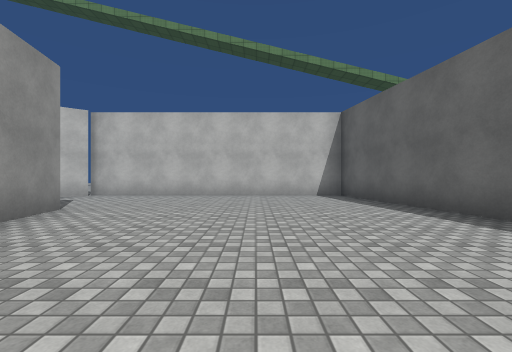
view 1 (above)

12 first-person views from a walk through a scene from a Unity 3-D project. The camera is 1.2 m above the floor, looks level and sees 90° across. The floor is counted in squares, 2 m on a side. Each view is taken from the middle of a square. On the plan, view 1 faces up. The plan holds only what a view shows up to about 9 squares ahead; the rest is blank. The place goes on beyond the plan. The player is left out. Surface patterns are stand-ins for the level's own textures.

view 2
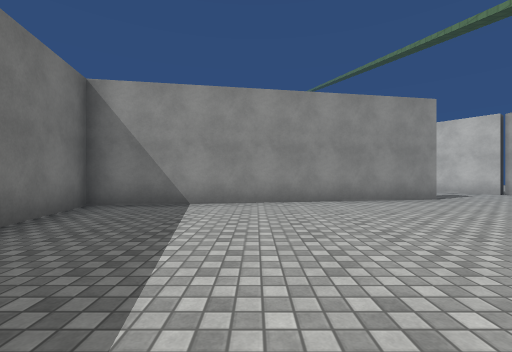

view 3
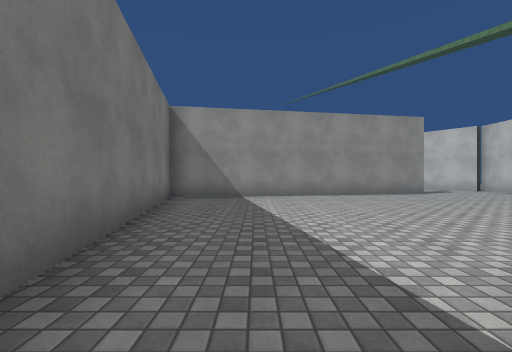

view 4
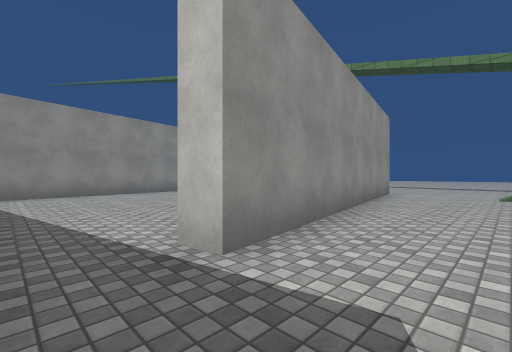

view 5
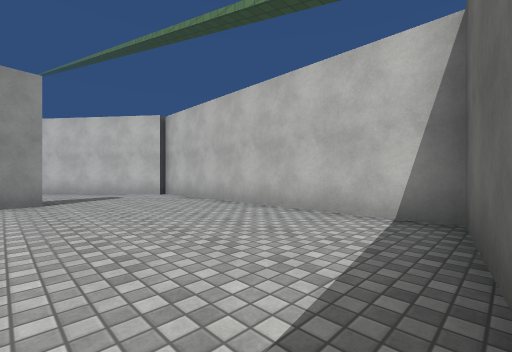

view 6
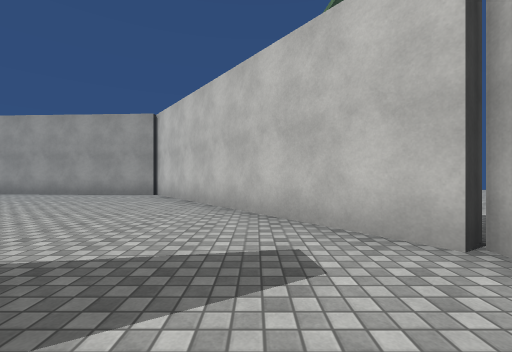

view 7
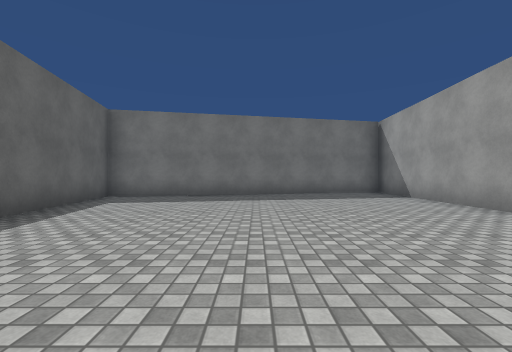

view 8
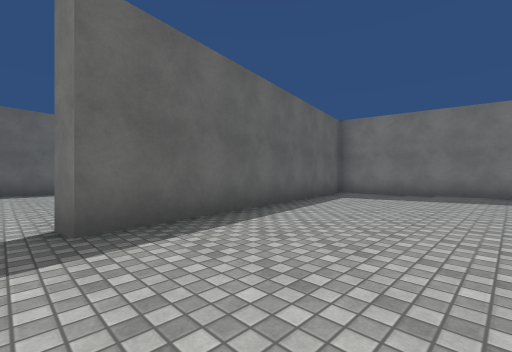

view 9
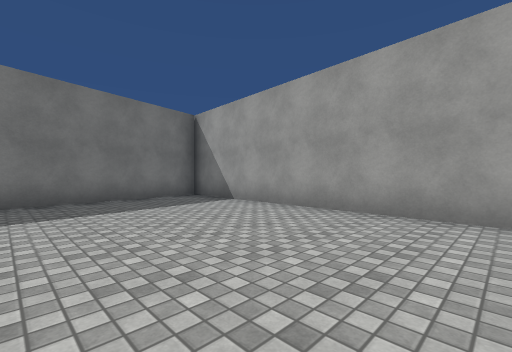

view 10
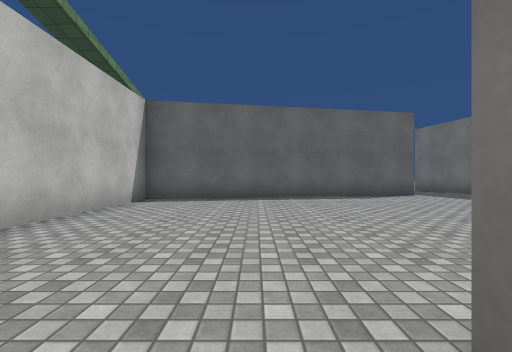

view 11
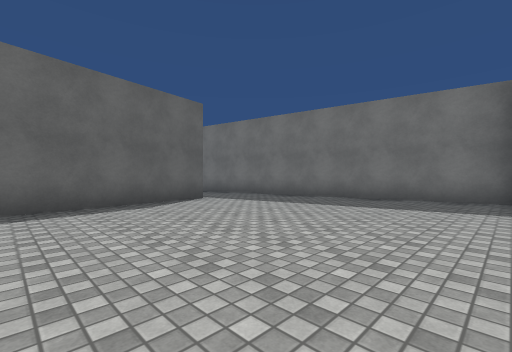

view 12
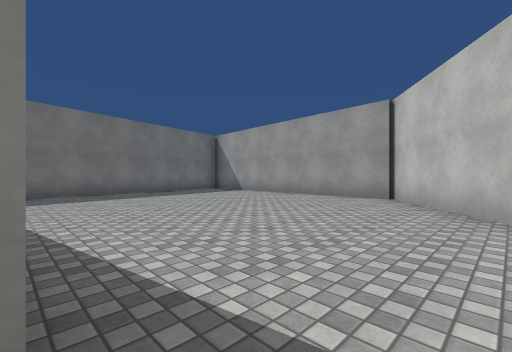

### Floor plan
Ten units are one square. View 1 is at (0, 0); x grows to the right and y downward. Boxes are objects, and circles mark ways between rooms. Rooms are numbered by the first view taken in them; rooms with no view inside come last. Other rooms are left out.
<svg viewBox="-120 -86 175 143">
<path fill="none" stroke="#000" d="M-40 -45 -35 -46 -21 34 50 20M45 -2 39 -1 26 -79 -51 -79M-50 -76 -67 -62M31 -81 45 -2M-53 -81 -50 -76M-110 -28 -115 52 -27 35 -40 -45M-67 -62 -112 -28"/>
<circle cx="40" cy="5" r="3" fill="#2a7"/>
<circle cx="-55" cy="-55" r="3" fill="#2a7"/>
<text x="0" y="-30">1</text>
<text x="50" y="10">2</text>
<text x="-70" y="0">3</text>
</svg>
Room 1 opens to room 2. Room 1 opens to room 3.

Where each view was taken, in squares from view 1:
view 1: 0 up, 0 right, facing up
view 2: 0 up, 3 right, facing left
view 3: 1 down, 5 right, facing left
view 4: 1 down, 6 right, facing up-left
view 5: 4 up, 3 right, facing up-left
view 6: 6 up, 3 left, facing left
view 7: 4 up, 7 left, facing down
view 8: 5 up, 7 left, facing down-right
view 9: 2 up, 7 left, facing down-left
view 10: 5 up, 4 left, facing right
view 11: 4 up, 2 left, facing down-right
view 12: 5 up, 4 left, facing down-left
